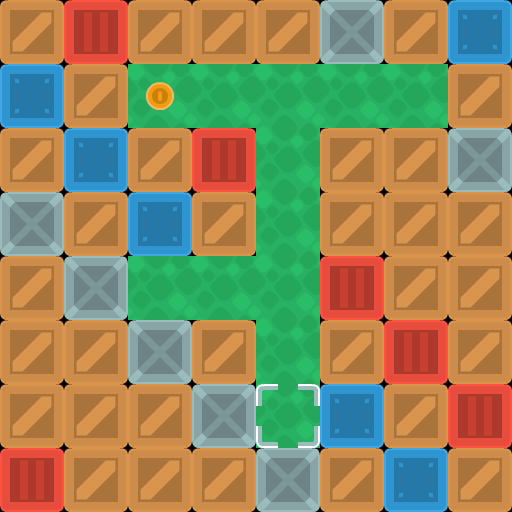

This game map was drawn from its Tiled (.tmx) file and the tilesets committed beside it. A one-line description and the full map source follow:
An orthogonal 8x8 tile map with 64x64 px tiles, 3 tile layers (background, walls, objects).

<map version="1.10" tiledversion="1.11.2" orientation="orthogonal" renderorder="right-down" width="8" height="8" tilewidth="64" tileheight="64" infinite="0" nextlayerid="5" nextobjectid="1">
 <properties>
  <property name="character_bottom" value="[[0, 5], [1, 5], [2, 5]]" />
  <property name="character_left" value="[[3, 7], [4, 7], [5, 7]]" />
  <property name="character_right" value="[[0, 7], [1, 7], [2, 7]]" />
  <property name="character_top" value="[[3, 5], [4, 5], [5, 5]]" />
 </properties>
 <tileset firstgid="1" source="sokoban_tilesheet.tsx" />
 <layer id="4" name="background" width="8" height="8">
  <data encoding="csv">
0,0,0,0,0,0,0,0,
0,0,89,89,89,89,89,0,
0,0,0,0,89,0,0,0,
0,0,0,0,89,0,0,0,
0,0,89,89,89,0,0,0,
0,0,0,0,89,0,0,0,
0,0,0,0,89,0,0,0,
0,0,0,0,0,0,0,0
</data>
 </layer>
 <layer id="1" name="walls" width="8" height="8">
  <data encoding="csv">
2,3,2,2,2,6,2,4,
4,2,0,0,0,0,0,2,
2,4,2,3,0,2,2,6,
6,2,4,2,0,2,2,2,
2,6,0,0,0,3,2,2,
2,2,6,2,0,2,3,2,
2,2,2,6,0,4,2,3,
3,2,2,2,6,2,4,2
</data>
 </layer>
 <layer id="3" name="objects" width="8" height="8">
  <data encoding="csv">
0,0,0,0,0,0,0,0,
0,0,75,0,0,0,0,0,
0,0,0,0,0,0,0,0,
0,0,0,0,0,0,0,0,
0,0,0,0,0,0,0,0,
0,0,0,0,0,0,0,0,
0,0,0,0,40,0,0,0,
0,0,0,0,0,0,0,0
</data>
 </layer>
</map>
